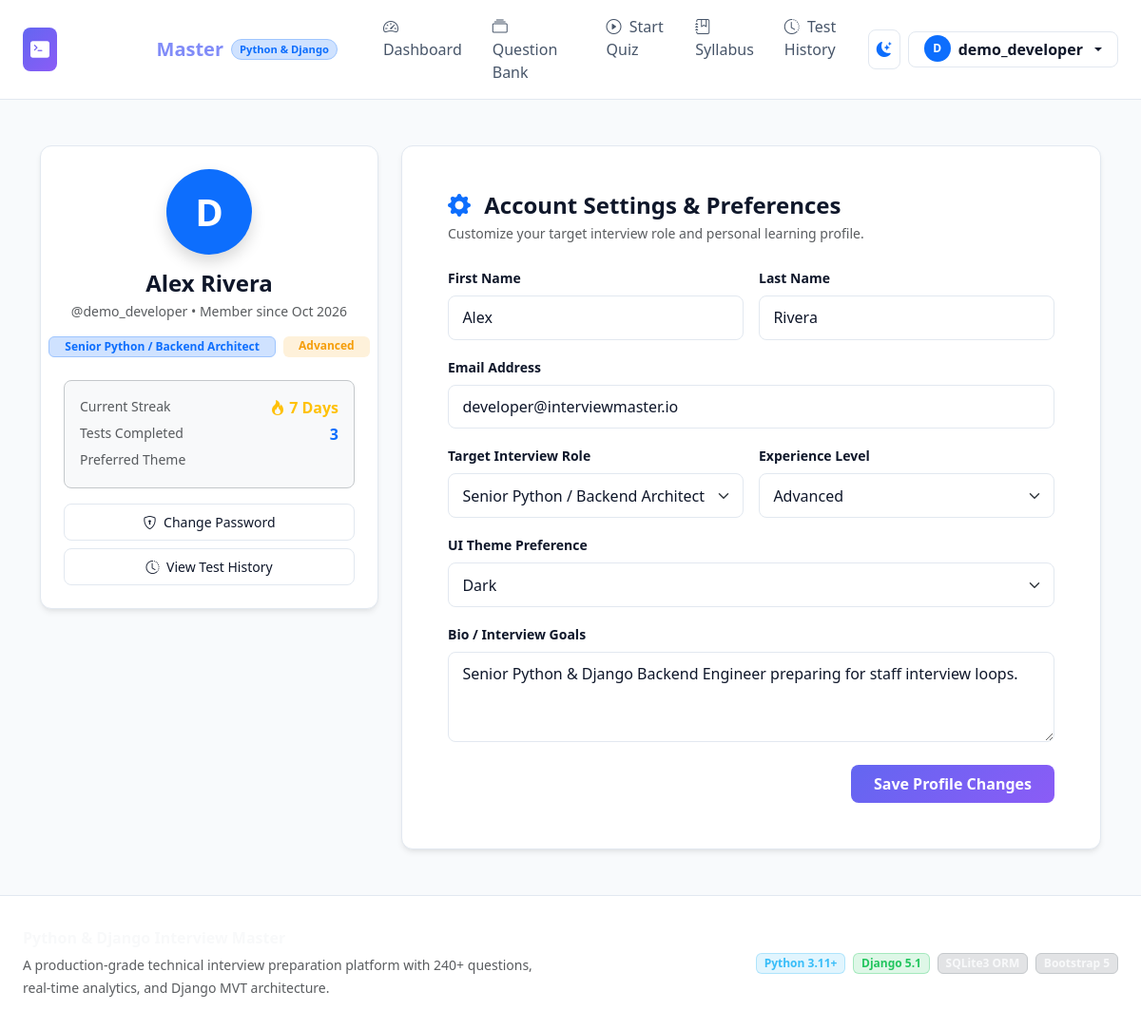
Page /auth/profile/ (signed in) on the committed database.
### accounts/models.py (models this page shows, shortened)
class UserProfile(models.Model):
    ROLE_CHOICES = [
        ('junior', 'Junior Python Developer'),
        ('mid', 'Mid-Level Python & Django Developer'),
        ('senior', 'Senior Python / Backend Architect'),
        ('fullstack', 'Django Full-Stack Engineer'),
    ]
    LEVEL_CHOICES = [
        ('BEGINNER', 'Beginner'),
        ('INTERMEDIATE', 'Intermediate'),
        ('ADVANCED', 'Advanced'),
    ]
    user = models.OneToOneField(User, on_delete=models.CASCADE, related_name='profile')
    target_role = models.CharField(max_length=50, choices=ROLE_CHOICES, default='mid')
    experience_level = models.CharField(max_length=20, choices=LEVEL_CHOICES, default='INTERMEDIATE')
    bio = models.TextField(blank=True, default='')
    streak_count = models.PositiveIntegerField(default=1)
    last_active_date = models.DateField(default=timezone.localdate)
    preferred_theme = models.CharField(max_length=10, default='dark', choices=[('dark', 'Dark'), ('light', 'Light')])
    created_at = models.DateTimeField(auto_now_add=True)
    updated_at = models.DateTimeField(auto_now=True)

### accounts/views.py (the view)
# urls.py: path('profile/', views.profile_view, name='profile'),
@login_required
def profile_view(request):
    profile = request.user.profile
    if request.method == 'POST':
        form = UserProfileForm(request.POST, instance=profile)
        if form.is_valid():
            user = request.user
            user.first_name = form.cleaned_data['first_name']
            user.last_name = form.cleaned_data['last_name']
            user.email = form.cleaned_data['email']
            user.save()
            form.save()
            messages.success(request, "Your profile has been updated successfully.")
            return redirect('accounts:profile')
    else:
        initial_data = {
            'first_name': request.user.first_name,
            'last_name': request.user.last_name,
            'email': request.user.email,
        }
        form = UserProfileForm(instance=profile, initial=initial_data)
    return render(request, 'accounts/profile.html', {
        'form': form,
        'profile': profile,
    })

### accounts/forms.py
class UserProfileForm(forms.ModelForm):
    first_name = forms.CharField(max_length=50, required=False, widget=forms.TextInput(attrs={'class': 'form-control'}))
    last_name = forms.CharField(max_length=50, required=False, widget=forms.TextInput(attrs={'class': 'form-control'}))
    email = forms.EmailField(required=True, widget=forms.EmailInput(attrs={'class': 'form-control'}))
    class Meta:
        model = UserProfile
        fields = ['target_role', 'experience_level', 'bio', 'preferred_theme']
        widgets = {
            'target_role': forms.Select(attrs={'class': 'form-select'}),
            'experience_level': forms.Select(attrs={'class': 'form-select'}),
            'bio': forms.Textarea(attrs={'class': 'form-control', 'rows': 3, 'placeholder': 'A brief bio or interview goals...'}),
            'preferred_theme': forms.Select(attrs={'class': 'form-select'}),
        }

### templates/accounts/profile.html (shortened to what this page needs)
{% extends 'base.html' %}
{% load static %}
{% block content %}
<div class="container py-4">
  <div class="row gy-4">
    <div class="col-lg-4">
      <div class="card-custom p-4 text-center">
        <div class="d-inline-flex p-4 rounded-circle bg-primary text-white fs-1 fw-bold mb-3 shadow" style="width: 90px; height: 90px; align-items: center; justify-content: center;">
          {{ user.username|make_list|first|upper }}
        </div>
        <h4 class="fw-bold mb-1">{{ user.get_full_name|default:user.username }}</h4>
        <p class="text-muted small mb-3">@{{ user.username }} • Member since {{ user.date_joined|date:"M Y" }}</p>
        <div class="d-flex justify-content-center gap-2 mb-4">
          <span class="badge bg-primary-subtle text-primary border border-primary-subtle px-3 py-1">
            {{ profile.get_target_role_display }}
          </span>
          <span class="badge badge-diff-intermediate px-3 py-1">
            {{ profile.get_experience_level_display }}
          </span>
        </div>
        <div class="p-3 rounded-3 border border-secondary-subtle bg-body-tertiary mb-3 text-start">
          <div class="d-flex justify-content-between mb-1">
            <span class="text-muted small">Current Streak</span>
            <span class="fw-bold text-warning"><i class="bi bi-fire"></i> {{ profile.streak_count }} Days</span>
          </div>
          <div class="d-flex justify-content-between mb-1">
            <span class="text-muted small">Tests Completed</span>
            <span class="fw-bold text-primary">{{ user.quiz_attempts.count }}</span>
          </div>
          <div class="d-flex justify-content-between">
            <span class="text-muted small">Preferred Theme</span>
            <span class="fw-semibold text-light text-capitalize">{{ profile.preferred_theme }}</span>
          </div>
        </div>
        <div class="d-grid gap-2">
          <a href="{% url 'accounts:change_password' %}" class="btn btn-outline-custom btn-sm py-2">
            <i class="bi bi-shield-lock me-1"></i> Change Password
          </a>
          <a href="{% url 'quizzes:history' %}" class="btn btn-outline-custom btn-sm py-2">
            <i class="bi bi-clock-history me-1"></i> View Test History
          </a>
        </div>
      </div>
    </div>
    <div class="col-lg-8">
      <div class="card-custom p-4 p-sm-5">
        <h4 class="fw-bold mb-1"><i class="bi bi-gear-fill text-primary me-2"></i> Account Settings & Preferences</h4>
        <p class="text-muted small mb-4">Customize your target interview role and personal learning profile.</p>
        <form method="POST">
          <div class="row g-3 mb-3">
            <div class="col-sm-6">
              <label for="id_first_name" class="form-label small fw-semibold">First Name</label>
              {{ form.first_name }}
            </div>
            <div class="col-sm-6">
              <label for="id_last_name" class="form-label small fw-semibold">Last Name</label>
              {{ form.last_name }}
            </div>
          </div>
          <div class="mb-3">
            <label for="id_email" class="form-label small fw-semibold">Email Address</label>
            {{ form.email }}
          </div>
          <div class="row g-3 mb-3">
            <div class="col-sm-6">
              <label for="id_target_role" class="form-label small fw-semibold">Target Interview Role</label>
              {{ form.target_role }}
            </div>
            <div class="col-sm-6">
              <label for="id_experience_level" class="form-label small fw-semibold">Experience Level</label>
              {{ form.experience_level }}
            </div>
          </div>
          <div class="mb-3">
            <label for="id_preferred_theme" class="form-label small fw-semibold">UI Theme Preference</label>
            {{ form.preferred_theme }}
          </div>
          <div class="mb-4">
            <label for="id_bio" class="form-label small fw-semibold">Bio / Interview Goals</label>
            {{ form.bio }}
          </div>
          <div class="d-flex justify-content-end">
            <button type="submit" class="btn btn-primary-custom px-4 py-2">
              Save Profile Changes
            </button>
          </div>
        </form>
      </div>
    </div>
  </div>
</div>
{% endblock %}

### templates/base.html (shortened to what this page needs)
{% load static %}
<!DOCTYPE html>
<html lang="en" data-bs-theme="dark">
<head>
  <link href="https://cdn.jsdelivr.net/npm/bootstrap@5.3.3/dist/css/bootstrap.min.css" rel="stylesheet">
  <link rel="stylesheet" href="https://cdn.jsdelivr.net/npm/bootstrap-icons@1.11.3/font/bootstrap-icons.min.css">
  <link rel="stylesheet" href="{% static 'css/custom.css' %}">
</head>
<body>
  <nav class="navbar navbar-expand-lg navbar-custom sticky-top">
    <div class="container-fluid px-lg-4">
      <a class="navbar-brand d-flex align-items-center fw-bold text-decoration-none" href="{% url 'home' %}">
        <span class="p-2 rounded-3 me-2" style="background: linear-gradient(135deg, #6366f1 0%, #8b5cf6 100%);">
          <i class="bi bi-terminal-fill text-white fs-5"></i>
        </span>
        <span class="fs-5 tracking-tight text-white">Interview<span class="text-primary" style="color: #818cf8 !important;">Master</span></span>
        <span class="badge bg-primary-subtle text-primary border border-primary-subtle ms-2 px-2 py-1 rounded-pill small" style="font-size: 0.7rem;">Python & Django</span>
      </a>
      <div class="collapse navbar-collapse" id="navbarContent">
        <ul class="navbar-nav me-auto mb-2 mb-lg-0 ms-lg-3">
          {% if user.is_authenticated %}
          <li class="nav-item">
            <a class="nav-link px-3" href="{% url 'progress:dashboard' %}"><i class="bi bi-speedometer2 me-1"></i> Dashboard</a>
          </li>
          {% endif %}
          <li class="nav-item">
            <a class="nav-link px-3" href="{% url 'questions:list' %}"><i class="bi bi-collection me-1"></i> Question Bank</a>
          </li>
          <li class="nav-item">
            <a class="nav-link px-3" href="{% url 'quizzes:config' %}"><i class="bi bi-play-circle me-1"></i> Start Quiz</a>
          </li>
          {% if user.is_authenticated %}
          <li class="nav-item">
            <a class="nav-link px-3" href="{% url 'progress:syllabus' %}"><i class="bi bi-journal-bookmark me-1"></i> Syllabus</a>
          </li>
          <li class="nav-item">
            <a class="nav-link px-3" href="{% url 'quizzes:history' %}"><i class="bi bi-clock-history me-1"></i> Test History</a>
          </li>
          {% endif %}
        </ul>
        <div class="d-flex align-items-center gap-2">
          <button id="theme-toggle-btn" class="btn btn-outline-custom p-2" type="button" title="Toggle Dark/Light Mode" aria-label="Toggle theme">
            <i id="theme-toggle-icon" class="bi bi-sun-fill text-warning"></i>
          </button>
          {% if user.is_authenticated %}
          <div class="dropdown">
            <button class="btn btn-outline-custom dropdown-toggle d-flex align-items-center gap-2 py-1 px-3" type="button" data-bs-toggle="dropdown" aria-expanded="false">
              <span class="badge rounded-circle bg-primary text-white" style="width: 28px; height: 28px; display: inline-flex; align-items: center; justify-content: center;">
                {{ user.username|make_list|first|upper }}
              </span>
              <span class="d-none d-md-inline fw-semibold">{{ user.username }}</span>
            </button>
          </div>
          {% endif %}
        </div>
      </div>
    </div>
  </nav>
  <main class="py-4">
    {% block content %}{% endblock %}
  </main>
  <footer>
    <div class="container-fluid px-lg-4">
      <div class="row align-items-center gy-3">
        <div class="col-md-6 text-center text-md-start">
          <p class="mb-1 fw-bold text-light">Python & Django Interview Master</p>
          <small class="text-muted">A production-grade technical interview preparation platform with 240+ questions, real-time analytics, and Django MVT architecture.</small>
        </div>
        <div class="col-md-6 text-center text-md-end">
          <div class="d-inline-flex gap-2">
            <span class="badge badge-tech-python">Python 3.11+</span>
            <span class="badge badge-tech-django">Django 5.1</span>
            <span class="badge bg-secondary-subtle text-light border border-secondary-subtle">SQLite3 ORM</span>
            <span class="badge bg-secondary-subtle text-light border border-secondary-subtle">Bootstrap 5</span>
          </div>
        </div>
      </div>
    </div>
  </footer>
</body>
</html>

### static/css/custom.css (style rules this page uses)
:root { --primary: #6366f1; --primary-hover: #4f46e5; --secondary: #8b5cf6; --bg-main: #0f172a; --bg-surface: #1e293b; --bg-surface-alt: #334155; --border-color: #334155; --text-primary: #f8fafc; --text-muted: #94a3b8; --text-light: #cbd5e1; --success: #22c55e; --danger: #ef4444; --warning: #f59e0b; --card-shadow: 0 10px 25px -5px rgba(0, 0, 0, 0.4), 0 8px 10px -6px rgba(0, 0, 0, 0.3); }
[data-bs-theme="light"] { --bg-main: #f8fafc; --bg-surface: #ffffff; --bg-surface-alt: #f1f5f9; --border-color: #e2e8f0; --text-primary: #0f172a; --text-muted: #64748b; --text-light: #475569; --card-shadow: 0 4px 6px -1px rgba(0, 0, 0, 0.08), 0 2px 4px -2px rgba(0, 0, 0, 0.05); }
body { background-color: var(--bg-main); color: var(--text-primary); font-family: system-ui, -apple-system, "Segoe UI", Roboto, Helvetica, Arial, sans-serif; min-height: 100vh; display: flex; flex-direction: column; transition: background-color 0.25s ease, color 0.25s ease; }
main { flex: 1 0 auto; }
.navbar-custom { background-color: var(--bg-surface); border-bottom: 1px solid var(--border-color); backdrop-filter: blur(8px); }
.nav-link { color: var(--text-light); font-weight: 500; transition: color 0.15s ease; }
.card-custom { background-color: var(--bg-surface); border: 1px solid var(--border-color); border-radius: 12px; box-shadow: var(--card-shadow); transition: transform 0.2s ease, box-shadow 0.2s ease, border-color 0.2s ease; }
.badge-tech-python { background-color: rgba(56, 189, 248, 0.15); color: #38bdf8; border: 1px solid rgba(56, 189, 248, 0.3); }
.badge-tech-django { background-color: rgba(34, 197, 94, 0.15); color: #22c55e; border: 1px solid rgba(34, 197, 94, 0.3); }
.badge-diff-intermediate { background-color: rgba(245, 158, 11, 0.15); color: #f59e0b; }
.btn-primary-custom { background: linear-gradient(135deg, var(--primary) 0%, var(--secondary) 100%); color: #ffffff; border: none; font-weight: 600; border-radius: 8px; padding: 0.6rem 1.4rem; transition: opacity 0.2s ease, transform 0.15s ease; }
.btn-outline-custom { border: 1px solid var(--border-color); color: var(--text-primary); background-color: transparent; border-radius: 8px; transition: all 0.2s ease; }
.form-control, .form-select { background-color: var(--bg-surface); border: 1px solid var(--border-color); color: var(--text-primary); border-radius: 8px; padding: 0.65rem 0.9rem; }
footer { background-color: var(--bg-surface); border-top: 1px solid var(--border-color); padding: 2rem 0; color: var(--text-muted); }

### rows in the picture
UserProfile: target_role "Senior Python / Backend Architect", experience_level "Advanced", streak_count "7", preferred_theme "Dark", bio "Senior Python & Django Backend Engineer preparing for staff interview loops."

### other values in the picture
{{ user.username|make_list|first|upper }} "D"
{{ user.username }} "demo_developer"
{{ user.get_full_name|default:user.username }} "Alex Rivera"
{{ user.date_joined|date:"M Y" }} "Oct 2026"
{{ user.quiz_attempts.count }} "3"
